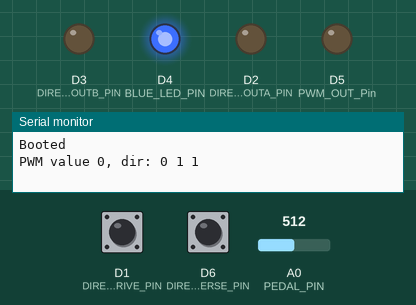
This sketch was run on a simulated ESP8266 (NodeMCU). On the bench: output pins drawn as LEDs (lit = HIGH), the last lines printed to the serial monitor. Dashed ring = blinking. The test bench sets the inputs (shaded band); at power-on: D1 (DIRECTION_DRIVE_PIN) HIGH, D6 (DIRECTION_REVERSE_PIN) HIGH, A0 (PEDAL_PIN) = 512.

Above: at 1.2 s.
1.3 s: D1 (DIRECTION_DRIVE_PIN) pulled LOW for 0.15 s
At 3.31 s:
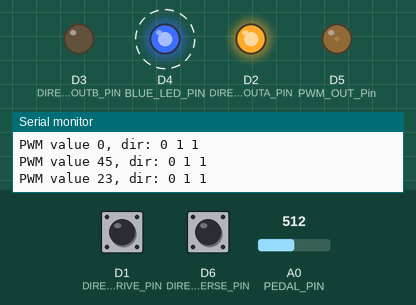
4.3 s: D6 (DIRECTION_REVERSE_PIN) pulled LOW for 1 s
At 5.2 s:
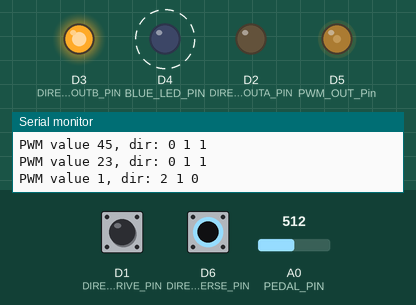
7.3 s: D1 (DIRECTION_DRIVE_PIN) pulled LOW for 3.2 s
At 10.3 s:
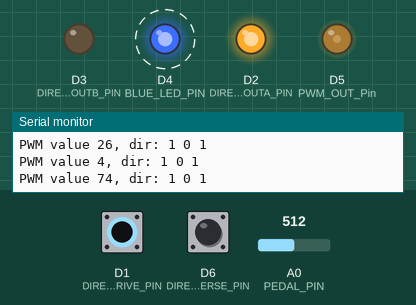
Timing chart, 0 to 15.8 s (numbered marks = the images above; inputs shaded):
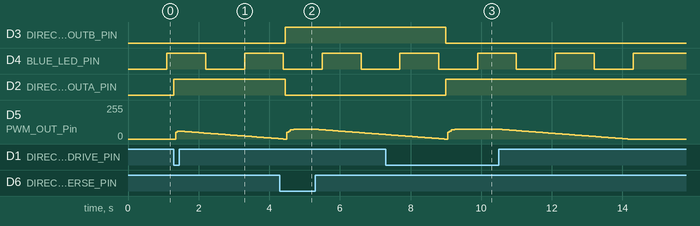

The sketch:

tractor_pwm_controller.ino
```cpp
#include <Ticker.h>
#define D1 5
#define D2 4
#define D3 0
#define D6 12
#define D5 14
#define BLUE_LED_PIN 2

#define DIRECTION_DRIVE_PIN D1
#define DIRECTION_REVERSE_PIN D6
#define DIRECTION_OUTA_PIN D2
#define DIRECTION_OUTB_PIN D3
#define PEDAL_PIN A0
#define PWM_OUT_Pin D5

#define PEDAL_THRESHHOLD 10
#define PEDAL_OFFSET 215
#define PEDAL_SCALE 4
#define MAX_PWM_VALUE 200

int pedalValue = 0;
int pwmValue = 0;
int direction = 0;
int A = 0;
int B = 0;
enum eDriveState {
  IDLE,
  DRIVING,
  STOPPING
};
eDriveState driveState = STOPPING;

Ticker update_analog;
int heartbeat_led = LOW;
int count = 0;

void update() {
  int cur_direction, diff;
  cur_direction = !digitalRead(DIRECTION_DRIVE_PIN) + ((!digitalRead(DIRECTION_REVERSE_PIN))<<1);
  if(count>20){
    count =0;
    char s [80];
    sprintf (s, "PWM value %d, dir: %d %d %d\n", pwmValue, cur_direction,digitalRead(DIRECTION_DRIVE_PIN), digitalRead(DIRECTION_REVERSE_PIN));
    Serial.print(s);
    heartbeat_led = !heartbeat_led;
    if(driveState == IDLE){
      digitalWrite(BLUE_LED_PIN, 1);  // Turn the LED on
    }else{
      digitalWrite(BLUE_LED_PIN, heartbeat_led);  // Toggle when driving
    }
  }else{
    count++;
  }

  pedalValue = analogRead(PEDAL_PIN);
  if(pedalValue<PEDAL_OFFSET){
    pedalValue = 0;
  } else {
    pedalValue = (pedalValue-PEDAL_OFFSET)/PEDAL_SCALE;
  }

  if(cur_direction != direction){
    direction = cur_direction;
    driveState = STOPPING;
  }
  switch(driveState){
    case IDLE:
      if (pedalValue > PEDAL_THRESHHOLD && direction>0 && direction<3) {
        driveState = DRIVING;
      } else {
        pwmValue = 0;
      }
    break;
    case DRIVING:

      if(pwmValue < pedalValue){
        diff = pedalValue - pwmValue;
        if(diff>50){
          pwmValue += 50;
        } else if(diff>10){
          pwmValue += 10;
        } else {
          pwmValue ++;
        }
      } else if(pwmValue > pedalValue) {
        diff = pwmValue - pedalValue;
        if(diff>50){
          pwmValue -= 50;
        } else if(diff>10){
          pwmValue -= 10;
        } else {
          pwmValue --;
        }
      } else if (pedalValue < PEDAL_THRESHHOLD) {
        driveState = IDLE;
        pwmValue = 0;
      }
    break;
    case STOPPING:
      if(pwmValue == 0){
        if( direction == 1){
          digitalWrite(DIRECTION_OUTA_PIN, 1);
          digitalWrite(DIRECTION_OUTB_PIN, 0);
        } else if(direction == 2){
          digitalWrite(DIRECTION_OUTA_PIN, 0);
          digitalWrite(DIRECTION_OUTB_PIN, 1);
        }
        if (pedalValue > PEDAL_THRESHHOLD && direction>0 && direction<3) {
          driveState = DRIVING;
        } else {
          driveState = IDLE;
        }
      }else{
        pwmValue --;
      }
    break;
  }

  analogWrite(PWM_OUT_Pin, _min(pwmValue,MAX_PWM_VALUE));
}

void setup() {
  pinMode(DIRECTION_DRIVE_PIN,INPUT_PULLUP);
  pinMode(DIRECTION_REVERSE_PIN,INPUT_PULLUP);
  pinMode(BLUE_LED_PIN, OUTPUT);
  pinMode(DIRECTION_OUTA_PIN, OUTPUT);
  pinMode(DIRECTION_OUTB_PIN, OUTPUT);
  pinMode(PWM_OUT_Pin, OUTPUT);
  Serial.begin(74880);
  Serial.print("Booted \n");
  update_analog.attach(0.05, update);
}

// the loop function runs over and over again forever
void loop() {

}
```

Measured:
- after the input at 1.3 s, D4 (BLUE_LED_PIN): HIGH → LOW after 0.90 s, → HIGH 1.1 s later; D2 (DIRECTION_OUTA_PIN): LOW → HIGH at once; D5 (PWM_OUT_Pin): rises from 0/255 to 60/255 in 0.05 s, then falls to 3/255 in 2.9 s
- after the input at 4.3 s, D3 (DIRECTION_OUTB_PIN): LOW → HIGH after 0.15 s; D2 (DIRECTION_OUTA_PIN): HIGH → LOW after 0.15 s
- after the input at 7.3 s, D3 (DIRECTION_OUTB_PIN): HIGH → LOW after 1.7 s; D2 (DIRECTION_OUTA_PIN): LOW → HIGH after 1.7 s
